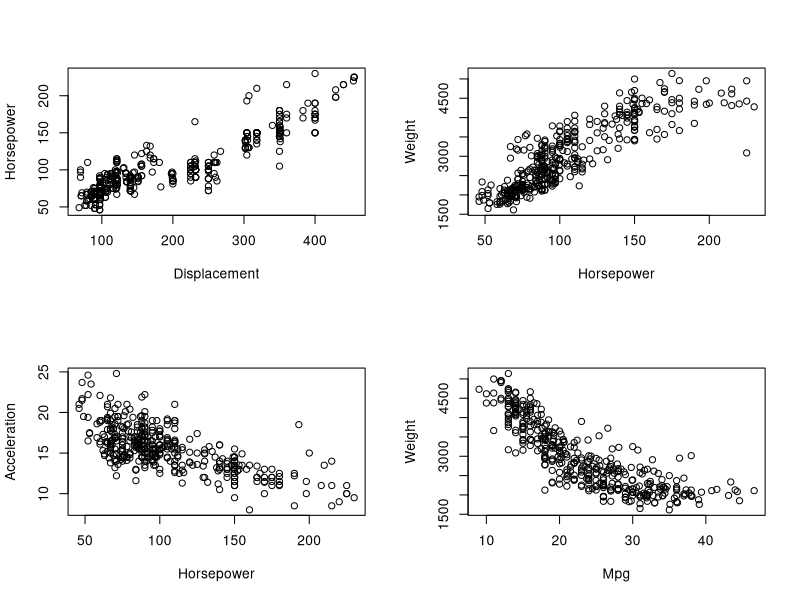
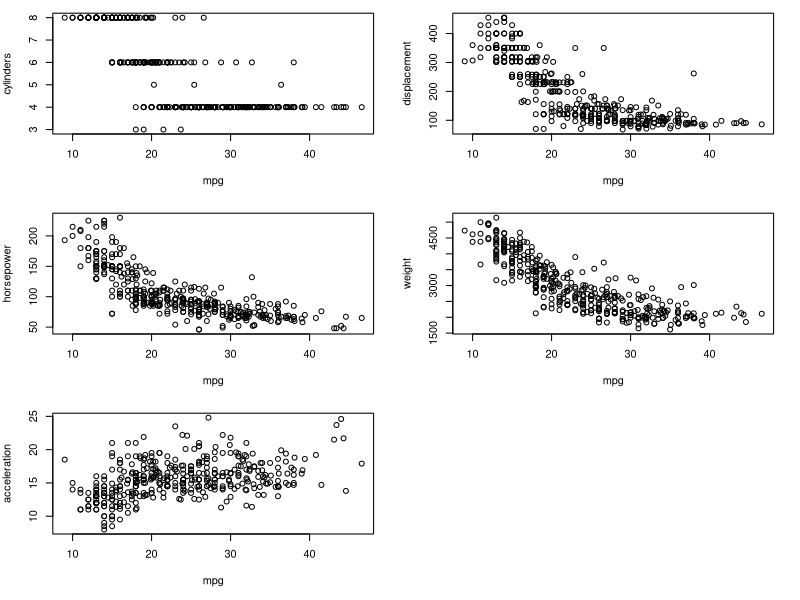

The R source for these figures, in order:
## ---- chunk 1
knitr::opts_chunk$set(echo = TRUE)
## ---- chunk 2
library(readr)
autoData = na.omit(read.csv("Auto.csv"))
## ---- chunk 3
str(autoData)
## ---- chunk 4
sapply(autoData[, 1:7], range) #Apply the range function to all quant. columns 
## ---- chunk 5
sapply(autoData[, 1:7], mean) #Apply the mean function to all quant. columns
## ---- chunk 6
sapply(autoData[, 1:7], sd) #Apply the standard deviation function to all quant. columns
## ---- chunk 7
sapply(autoData[-(10:85), 1:7], range)
## ---- chunk 8
sapply(autoData[-(10:85), 1:7], mean)
## ---- chunk 9
sapply(autoData[-(10:85), 1:7], sd)
## ---- chunk 10
par(mfrow=c(2,2)) #Create a plot matrix

plot(autoData$displacement, autoData$horsepower, xlab = "Displacement", ylab = "Horsepower")
plot(autoData$horsepower, autoData$weight, xlab = "Horsepower", ylab = "Weight")
plot(autoData$horsepower, autoData$acceleration, xlab = "Horsepower", ylab = "Acceleration")
plot(autoData$mpg, autoData$weight, xlab = "Mpg", ylab = "Weight")
## ---- chunk 11
par(mfrow=c(3,2), mar = c(5, 4, 1, 2)) #Create matrix of plots w/ set graphical parameters
plot(autoData$cylinders ~ autoData$mpg, xlab = 'mpg', ylab = 'cylinders')
plot(autoData$displacement ~ autoData$mpg, xlab = 'mpg', ylab = 'displacement')
plot(autoData$horsepower ~ autoData$mpg, xlab = 'mpg', ylab = 'horsepower')
plot(autoData$weight ~ autoData$mpg, xlab = 'mpg', ylab = 'weight')
plot(autoData$acceleration ~ autoData$mpg, xlab = 'mpg', ylab = 'acceleration')
